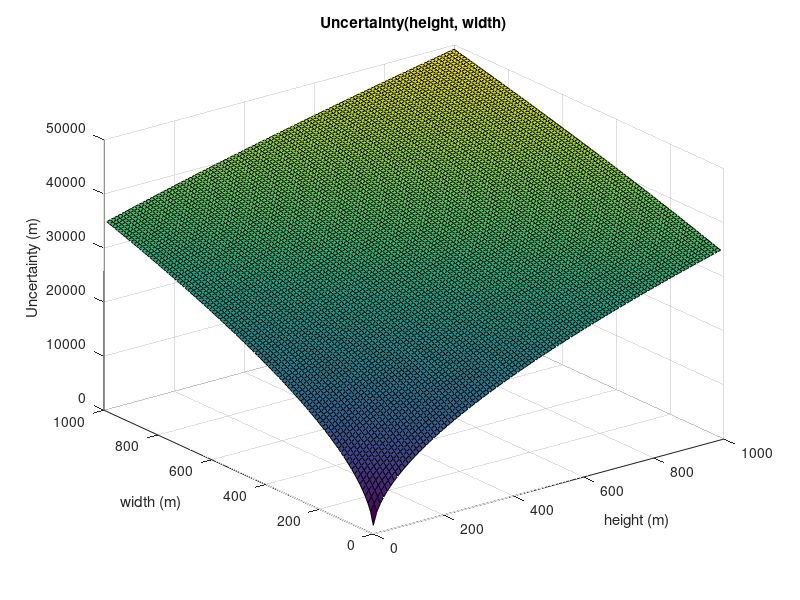

Here is the MATLAB script that generated this plot:
% Amarantidou Efthymia 
% AEM: 9762
% Data Analysis | Chapter [4] Ex. 2

clear;
close all;
clc;

height_std = 5; 
width_std = 5;

%% Question (a)

height = 500;
width = 300;

area_std = sqrt(((height_std*width)^2) + ((width_std*height)^2));

heights = 1:1000;
widths = zeros(1, length(heights));

for i=1:length(heights)
    widths(i) = sqrt(((area_std^2) - ((width_std*heights(i))^2))/(height_std^2));
end

fprintf("The uncertainty on the calculation of the area with width = %d and height = %d is %.4f",...
                                            width, height, area_std);

figure();
scatter(widths,heights);
xlabel('height (m)')
ylabel('width (m)')
title("Widths and Heights for constant area uncertainty = " + area_std);
grid on;

%% Question (b)

step = 10;
n = 1000;
[x, y] = meshgrid(1:step:n, 1:step:n);
z = sqrt(((height_std*y)^2) + ((width_std*x)^2));

surf(x,y,z);
xlabel("height (m)");
ylabel("width (m)");
zlabel("Uncertainty (m)");
title("Uncertainty(height, width)");